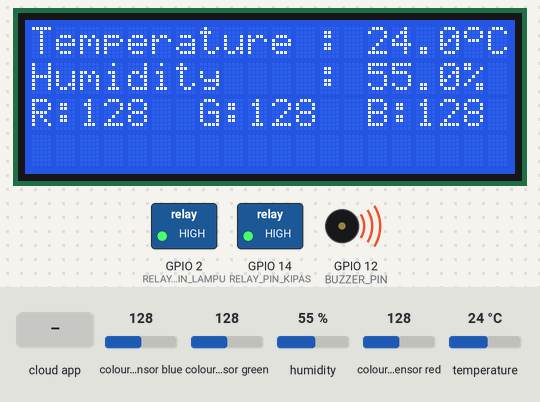
Bench run of a sketch on a simulated ESP8266 (NodeMCU). On the bench: 20×4 character LCD, switched loads named in the sketch (green lamp = pin HIGH), buzzer (waves = sounding, pin HIGH). Inputs (shaded band) come from the test bench; at power-on: temperature 24 °C, colour sensor blue 128, colour sensor green 128, humidity 55 %, colour sensor red 128. WiFi joins after 1.5 s; servers stay silent unless stated; the Firebase database answers and starts empty; what the sketch prints to the serial monitor is not drawn.

Above: at 4.9 s.
5.0 s: temperature set to 39 °C
At 8.1 s:
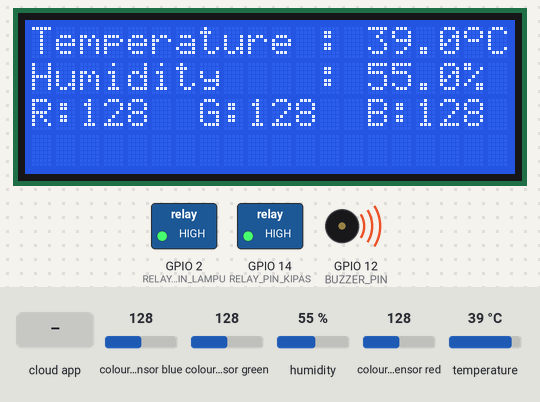
8.4 s: temperature set to 42 °C
At 15.9 s:
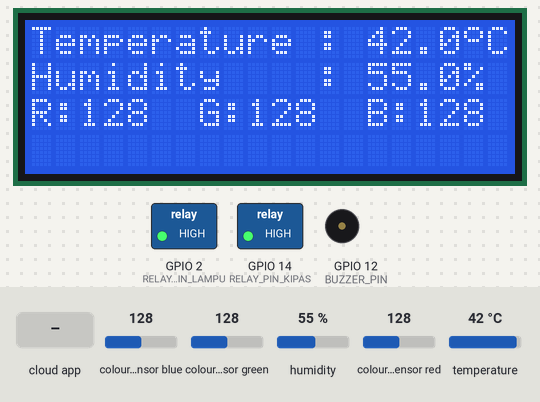
16.0 s: the phone or cloud app sets kipasauto to 0
At 19.1 s:
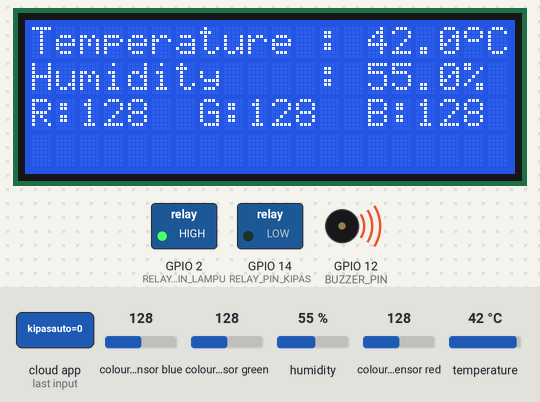
19.2 s: temperature set to 12 °C
At 23.9 s:
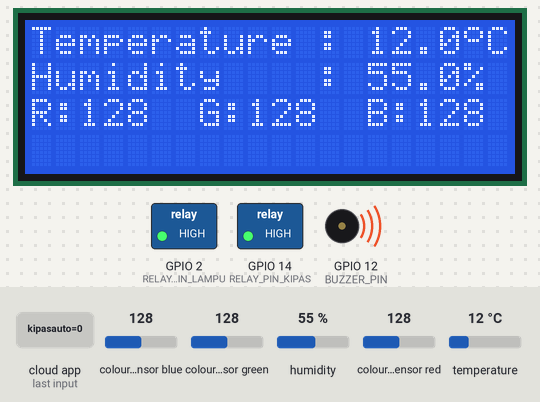
24.2 s: the phone or cloud app sets lampuauto to 0
At 25.9 s:
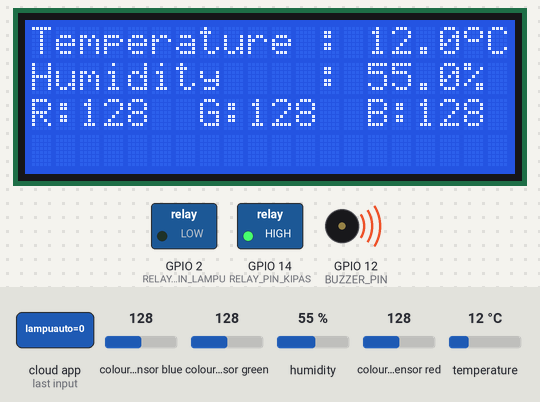
28.2 s: temperature set to 41 °C
At 34.1 s:
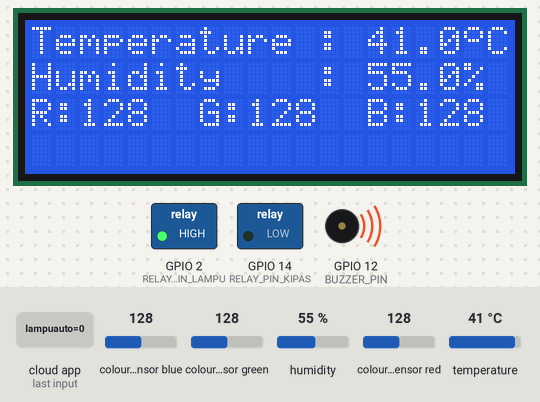
Timing chart, 0 to 37.5 s (numbered marks = the images above; inputs shaded):
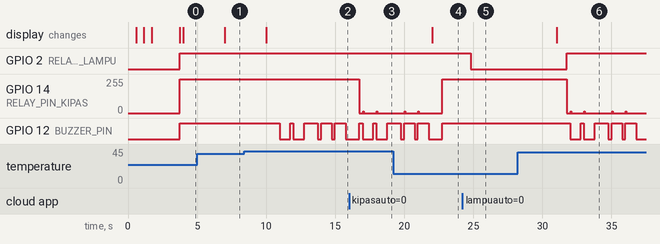

The sketch:

TA.ino
```cpp
//--------------------------- Library yang di gunakan --------------//
#include <ESP8266WiFi.h>
#include <FirebaseESP8266.h>
#include <LiquidCrystal_I2C.h>
#include "Adafruit_TCS34725.h"
#include <Wire.h>
#include "DHT.h"

//--------------------------- Segala per pin nan -------------------//
#define RELAY_PIN_LAMPU 2   // Pin D4 atau GPIO 2
#define RELAY_PIN_KIPAS 14  // Pin D5 atau GPIO 14
#define BUZZER_PIN 12       // Pin D6 atau GPIO 12
#define DHTPIN 13           // Pin D7 atau GPIO 13

//--------------------------- Sensor Warna -------------------------//
byte gammatable[256];
Adafruit_TCS34725 tcs = Adafruit_TCS34725(TCS34725_INTEGRATIONTIME_50MS, TCS34725_GAIN_4X);
#define commonAnode false
float red, green, blue;

//--------------------------- LCD I2C 20x4 --------------------------//
LiquidCrystal_I2C LCD (0x27, 20, 4);

//---------------------------- Segala per DHTan ---------------------//
#define DHTTYPE DHT11
DHT dht(DHTPIN, DHTTYPE);
float varTemp;      // variabel suhu
float varHumadity;  // variabel kelembaban

//--------------------------- Variabel Millis -----------------------//
unsigned long prevmillis1;
#define jeda1 1000
unsigned long prevmillis2;
#define jeda2 1000
unsigned long WaktuAkhirBUzzer;
#define WaktuJedaBuzzer 50

//------------------------ Variabel Status --------------------------//
bool bunyiState = 1;
String kipasAutoState = "1";
String lampuAutoState = "1";
String lampuState = "1";
String kipasState = "1";

//------------------------ Konfigurasi Firebase ---------------------//
#define FIREBASE_HOST "tem-onn-default-rtdb.firebaseio.com"
#define FIREBASE_AUTH "Ho6ccFEGcoXafZ12n5Ole1KBXsgvkD9p1dTjriJm"

// #define FIREBASE_HOST "datatester-52fef-default-rtdb.firebaseio.com"
// #define FIREBASE_AUTH "Juomb6GlemUd2S7JtjacfI0AmNzQW6coh3WFb9Gr"
FirebaseData firebaseData;
FirebaseJson json;

//------------------------ Konfigurasi koneksi WiFi -----------------//
const char* ssid = "Al -Firdaus";
const char* password = "Adipapableki*#7";

int x = 0;

uint8_t derajat[8] = {
  0b01110,
  0b10001,
  0b10001,
  0b01110,
  0b00000,
  0b00000,
  0b00000,
  0b00000
};

void setup() {
  Serial.begin(9600);
  dht.begin();
  LCD.init();
  LCD.backlight();
  LCD.clear();
  LCD.createChar(1, derajat);

  // Inisialisasi koneksi WiFi
  WiFi.begin(ssid, password);

  while (WiFi.status() != WL_CONNECTED) {
    delay(500);
    LCD.setCursor(0, 0);
    LCD.print("Connecting To WiFi");
    LCD.setCursor(0, 1);
    LCD.print(ssid);
    LCD.setCursor(0, 2);
    LCD.setCursor(x, 3);
    LCD.print(".");
    Serial.print(".");
    if (x == 20) {
      LCD.clear();
      x = 0;
    }
    x++;
  }
  LCD.clear();
  LCD.setCursor(0, 0);
  LCD.print("Connected To WiFi");
  LCD.setCursor(0, 1);
  LCD.print(ssid);
  LCD.setCursor(0, 3);
  LCD.print(WiFi.localIP());
  Serial.println("");
  Serial.print("Connected to WiFi. IP address: ");
  Serial.println(WiFi.localIP());
  delay(2000);
  LCD.clear();

//  LCD.setCursor(1,0);
  if (tcs.begin()) {
    LCD.print("Sensor Warna Ready");
  } else {
    LCD.print("Sensor Warna Error");
    while (1);
  }

  pinMode(RELAY_PIN_LAMPU, OUTPUT);
  pinMode(RELAY_PIN_KIPAS, OUTPUT);
  pinMode(BUZZER_PIN, OUTPUT);

  digitalWrite(RELAY_PIN_LAMPU, HIGH);
  digitalWrite(RELAY_PIN_KIPAS, HIGH);
  digitalWrite(BUZZER_PIN, HIGH);

  // Inisialisasi koneksi Firebase
  Firebase.begin(FIREBASE_HOST, FIREBASE_AUTH);
  Firebase.reconnectWiFi(true);
}

void loop() {

  if (millis() - prevmillis1 >= jeda1) {
    prevmillis1 = millis();

    varTemp = dht.readTemperature();
    varHumadity = dht.readHumidity();

    tcs.setInterrupt(false);
    delay(60);
    tcs.getRGB(&red, &green, &blue);
    tcs.setInterrupt(true);
    delay(60);
    LCD.clear();
    LCD.setCursor(0, 0);
    LCD.print("Temperature :");
    LCD.setCursor(14, 0);
    LCD.print(varTemp);
    LCD.setCursor(18, 0);
    LCD.write(1);
    LCD.print("C");

    LCD.setCursor(0, 1);
    LCD.print("Humidity    :");
    LCD.setCursor(14, 1);
    LCD.print(varHumadity);
    LCD.setCursor(18, 1);
    LCD.print("%");

    LCD.setCursor(0, 2);
    LCD.print("R:");
    LCD.print(int(red));
    LCD.setCursor(7, 2);
    LCD.print("G:");
    LCD.print(int(green));
    LCD.setCursor(14, 2);
    LCD.print("B:");
    LCD.print(int(blue));

    if ((red > 100 && red < 130) && (green > 80 && green < 100)) {
      if (blue > 50 && blue < 70) {
        LCD.setCursor(0, 3);
        LCD.print("Warna : PUTIH");
      }
    }

    Serial.print(varTemp);
    Serial.println(varHumadity);
  }

  if (millis() - prevmillis2 >= jeda2) {
    prevmillis2 = millis();
    String path = "/";
    String jsonData = "{";
    jsonData += "\"suhu\": " + String(varTemp) + ",";
    jsonData += "\"kelembaban\": " + String(varHumadity);
    jsonData += "}";

    FirebaseJson json;
    json.setJsonData(jsonData);

    if (Firebase.updateNode(firebaseData, path, json)) {
      Serial.println("Update data to Firebase succeeded");
    } else {
      Serial.println("Update data to Firebase failed");
      Serial.println(firebaseData.errorReason());
    }

    if (Firebase.getString(firebaseData, "/kipas")) {
      kipasState = firebaseData.stringData();
    }
    if (Firebase.getString(firebaseData, "/lampu")) {
      lampuState = firebaseData.stringData();
    }
    if (Firebase.getString(firebaseData, "/kipasauto")) {
      kipasAutoState = firebaseData.stringData();
    }
    if (Firebase.getString(firebaseData, "/lampuauto")) {
      lampuAutoState = firebaseData.stringData();
    }
  }

  if (kipasState == "0" && kipasAutoState == "1") {
    digitalWrite(RELAY_PIN_KIPAS, LOW);  // Kipas Nyala
  } else {
    digitalWrite(RELAY_PIN_KIPAS, HIGH);  // Kipas Mati
  }

  if (lampuState == "0" && lampuAutoState == "1") {
    digitalWrite(RELAY_PIN_LAMPU, LOW);  // Lampu Nyala
  } else {
    digitalWrite(RELAY_PIN_LAMPU, HIGH);  // Lampu Mati
  }

  if (varTemp > 40) {
    alarm();
    if (kipasAutoState == "0") {
      digitalWrite(RELAY_PIN_KIPAS, LOW);  // Kipas Nyala
    }
    if (lampuAutoState == "0") {
      digitalWrite(RELAY_PIN_LAMPU, HIGH);  // Lampu Mati
    }
  } else {
    digitalWrite(BUZZER_PIN, HIGH);
    if (kipasAutoState == "0") {
      digitalWrite(RELAY_PIN_KIPAS, HIGH);  // Kipas Mati
    }
    if (lampuAutoState == "0") {
      digitalWrite(RELAY_PIN_LAMPU, LOW);  // Lampu Nyala
    }
  }
}

void alarm() {
  if (millis() - WaktuAkhirBUzzer >= WaktuJedaBuzzer) {
    WaktuAkhirBUzzer = millis();
    if (bunyiState == 1) {
      digitalWrite(BUZZER_PIN, HIGH);
      bunyiState = 0;
    } else {
      digitalWrite(BUZZER_PIN, LOW);
      bunyiState = 1;
    }
  }
}
```

Measured:
- the behaviour switches between 40 and 41 °C on temperature (found by bisection; images 1 and 2)
- after the input at 5.0 s, the display: changes after 2.0 s (image 1)
- after the input at 8.4 s, GPIO 12 (BUZZER_PIN): HIGH → LOW after 2.6 s, → HIGH 0.77 s later, → LOW 0.23 s later, → HIGH 0.77 s later, … (9 changes in this stretch); the display: changes after 1.6 s (image 2)
- after the input at 16.0 s, GPIO 14 (RELAY_PIN_KIPAS): 255/255 → 0/255 after 0.75 s
- after the input at 19.2 s, GPIO 12 (BUZZER_PIN): goes on until 22.8 s, then stays HIGH; the display: changes after 2.8 s (image 4)
- after the input at 24.2 s, GPIO 2 (RELAY_PIN_LAMPU): HIGH → LOW after 0.60 s
- after the input at 28.2 s, GPIO 2 (RELAY_PIN_LAMPU): LOW → HIGH after 3.6 s; GPIO 12 (BUZZER_PIN): HIGH → LOW after 3.8 s, → HIGH 0.77 s later, → LOW 0.23 s later, → HIGH 0.77 s later, … (9 changes in this stretch); the display: changes after 2.8 s (image 6)
